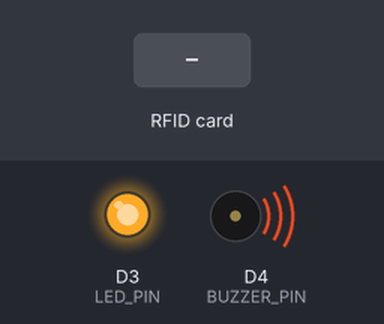
Bench run of a sketch on a simulated ESP8266 (NodeMCU). On the bench: output pins drawn as LEDs (lit = HIGH), buzzer (waves = sounding, pin HIGH). The inputs (shaded band) are chosen by the test bench. WiFi joins after 1.5 s; servers stay silent unless stated; uploads are accepted with an empty reply; what the sketch prints to the serial monitor is not drawn.

Above: at 1.6 s.
At 3.0 s:
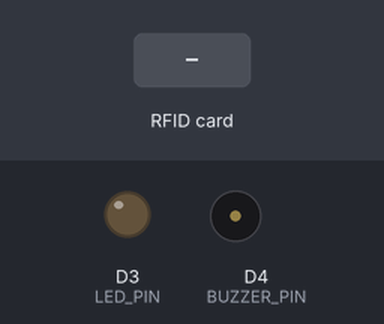
3.1 s: RFID card 5E 7A 19 C4 held to the reader
At 3.48 s:
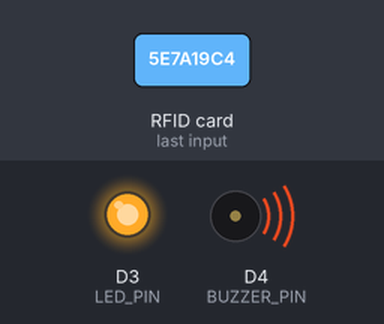
Timing chart, 0 to 6.1 s (numbered marks = the images above; inputs shaded):
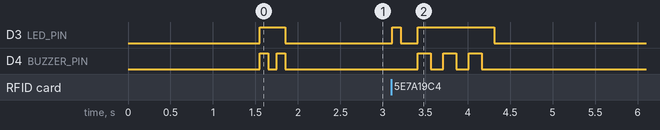

The sketch:

Smart_in_vehicle_monitoring_system.ino
```cpp
#include <ESP8266WiFi.h>
#include <ESP8266HTTPClient.h>
#include <ArduinoJson.h>
#include <SPI.h>
#include <MFRC522.h>

// RFID pins
#define RST_PIN D1
#define SS_PIN  D2
MFRC522 mfrc522(SS_PIN, RST_PIN);

// LED & Buzzer pins
#define LED_PIN     D3
#define BUZZER_PIN  D4

const char* ssid     = "Mannaz";
const char* password = "mom11123";
const char* server = "http://172.20.10.3/prj/save_card_uid.php";


String lastUID = "";
unsigned long lastScanTime = 0;
const unsigned long SCAN_COOLDOWN = 3000; // 3 seconds between same card scans

void setup() {
  Serial.begin(115200);
  pinMode(LED_PIN, OUTPUT);
  pinMode(BUZZER_PIN, OUTPUT);
  digitalWrite(LED_PIN, LOW);
  digitalWrite(BUZZER_PIN, LOW);

  WiFi.begin(ssid, password);
  Serial.print("Connecting to Wi-Fi");
  while (WiFi.status() != WL_CONNECTED) {
    delay(500);
    Serial.print(".");
  }
  Serial.println("\nWiFi connected");
  Serial.println("IP: " + WiFi.localIP().toString());

  SPI.begin();
  mfrc522.PCD_Init();
  Serial.println("RFID ready - Waiting for cards...");

  // Startup indication
  startupBeep();
}

void loop() {
  if (!mfrc522.PICC_IsNewCardPresent() || !mfrc522.PICC_ReadCardSerial()) {
    return;
  }

  String uid = "";
  for (byte i = 0; i < mfrc522.uid.size; i++) {
    if (mfrc522.uid.uidByte[i] < 0x10) uid += "0";
    uid += String(mfrc522.uid.uidByte[i], HEX);
  }
  uid.toUpperCase();

  // Avoid processing same card too quickly
  unsigned long currentTime = millis();
  if (uid == lastUID && (currentTime - lastScanTime) < SCAN_COOLDOWN) {
    mfrc522.PICC_HaltA();
    return;
  }

  lastUID = uid;
  lastScanTime = currentTime;

  Serial.println("=== Card Detected ===");
  Serial.println("UID: " + uid);

  // Visual feedback for scan
  scanFeedback();

  // Send to server and process response
  sendToServer(uid);

  // Small delay before allowing next scan
  delay(1000);
  mfrc522.PICC_HaltA();
}

void sendToServer(String uid) {
  if (WiFi.status() != WL_CONNECTED) {
    Serial.println("WiFi disconnected - reconnecting...");
    WiFi.begin(ssid, password);
    while (WiFi.status() != WL_CONNECTED) {
      delay(500);
      Serial.print(".");
    }
    Serial.println("\nReconnected to WiFi");
  }

  WiFiClient client;
  HTTPClient http;

  String url = String(server) + "?uid=" + uid;
  Serial.println("Sending to: " + url);

  http.begin(client, url);
  http.addHeader("User-Agent", "ESP8266-RFID-Reader");

  int httpCode = http.GET();

  if (httpCode > 0) {
    String response = http.getString();
    Serial.println("Server response: " + response);

    // Parse JSON response
    processServerResponse(response, uid);
  } else {
    Serial.println("HTTP request failed. Code: " + String(httpCode));
    Serial.println("Error: " + http.errorToString(httpCode));
    connectionErrorBeep();
  }

  http.end();
}

void processServerResponse(String response, String uid) {
  // Parse JSON response
  DynamicJsonDocument doc(1024);
  DeserializationError error = deserializeJson(doc, response);

  if (error) {
    Serial.println("JSON parsing failed: " + String(error.c_str()));
    errorBeep();
    return;
  }

  String status = doc["status"];
  String message = doc["message"];
  String action = doc["action"];

  Serial.println("Status: " + status);
  Serial.println("Message: " + message);

  if (status == "available") {
    // Card is available for assignment
    Serial.println("✅ Card ready for assignment");
    availableCardBeep();

  } else if (status == "registered") {
    // Card is already registered
    JsonObject user = doc["user"];
    if (user) {
      String userName = user["name"];
      String userEmail = user["email"];
      Serial.println("⚠️  Card already registered to:");
      Serial.println("Name: " + userName);
      Serial.println("Email: " + userEmail);
    }
    registeredCardBeep();

  } else if (status == "error") {
    // Error occurred
    Serial.println("❌ Error: " + message);
    errorBeep();
  } else {
    // Unknown response
    Serial.println("Unknown server response");
    errorBeep();
  }
}

// Feedback functions
void startupBeep() {
  // Two short beeps on startup
  digitalWrite(LED_PIN, HIGH);
  digitalWrite(BUZZER_PIN, HIGH);
  delay(100);
  digitalWrite(BUZZER_PIN, LOW);
  delay(100);
  digitalWrite(BUZZER_PIN, HIGH);
  delay(100);
  digitalWrite(BUZZER_PIN, LOW);
  digitalWrite(LED_PIN, LOW);
}

void scanFeedback() {
  // Quick LED flash when card is scanned
  digitalWrite(LED_PIN, HIGH);
  delay(100);
  digitalWrite(LED_PIN, LOW);
}

void availableCardBeep() {
  // Single long beep for available card
  digitalWrite(LED_PIN, HIGH);
  digitalWrite(BUZZER_PIN, HIGH);
  delay(500);
  digitalWrite(BUZZER_PIN, LOW);
  digitalWrite(LED_PIN, LOW);
  Serial.println("🔊 Success beep played");
}

void registeredCardBeep() {
  // Two medium beeps for registered card
  digitalWrite(LED_PIN, HIGH);
  for (int i = 0; i < 2; i++) {
    digitalWrite(BUZZER_PIN, HIGH);
    delay(300);
    digitalWrite(BUZZER_PIN, LOW);
    delay(200);
  }
  digitalWrite(LED_PIN, LOW);
  Serial.println("🔊 Registered card beep played");
}

void errorBeep() {
  // Three short error beeps
  digitalWrite(LED_PIN, HIGH);
  for (int i = 0; i < 3; i++) {
    digitalWrite(BUZZER_PIN, HIGH);
    delay(150);
    digitalWrite(BUZZER_PIN, LOW);
    delay(150);
  }
  digitalWrite(LED_PIN, LOW);
  Serial.println("🔊 Error beep played");
}

void connectionErrorBeep() {
  // Long error beep for connection issues
  digitalWrite(LED_PIN, HIGH);
  digitalWrite(BUZZER_PIN, HIGH);
  delay(1000);
  digitalWrite(BUZZER_PIN, LOW);
  digitalWrite(LED_PIN, LOW);
  Serial.println("🔊 Connection error beep played");
}
```

Measured:
- after the input at 3.1 s, D3 (LED_PIN): LOW → HIGH at once, → LOW 0.10 s later, → HIGH 0.20 s later, → LOW 0.90 s later; D4 (BUZZER_PIN): alternates HIGH for 0.15 s and LOW for 0.15 s, 6 changes in all, then stays LOW, starting after 0.31 s
